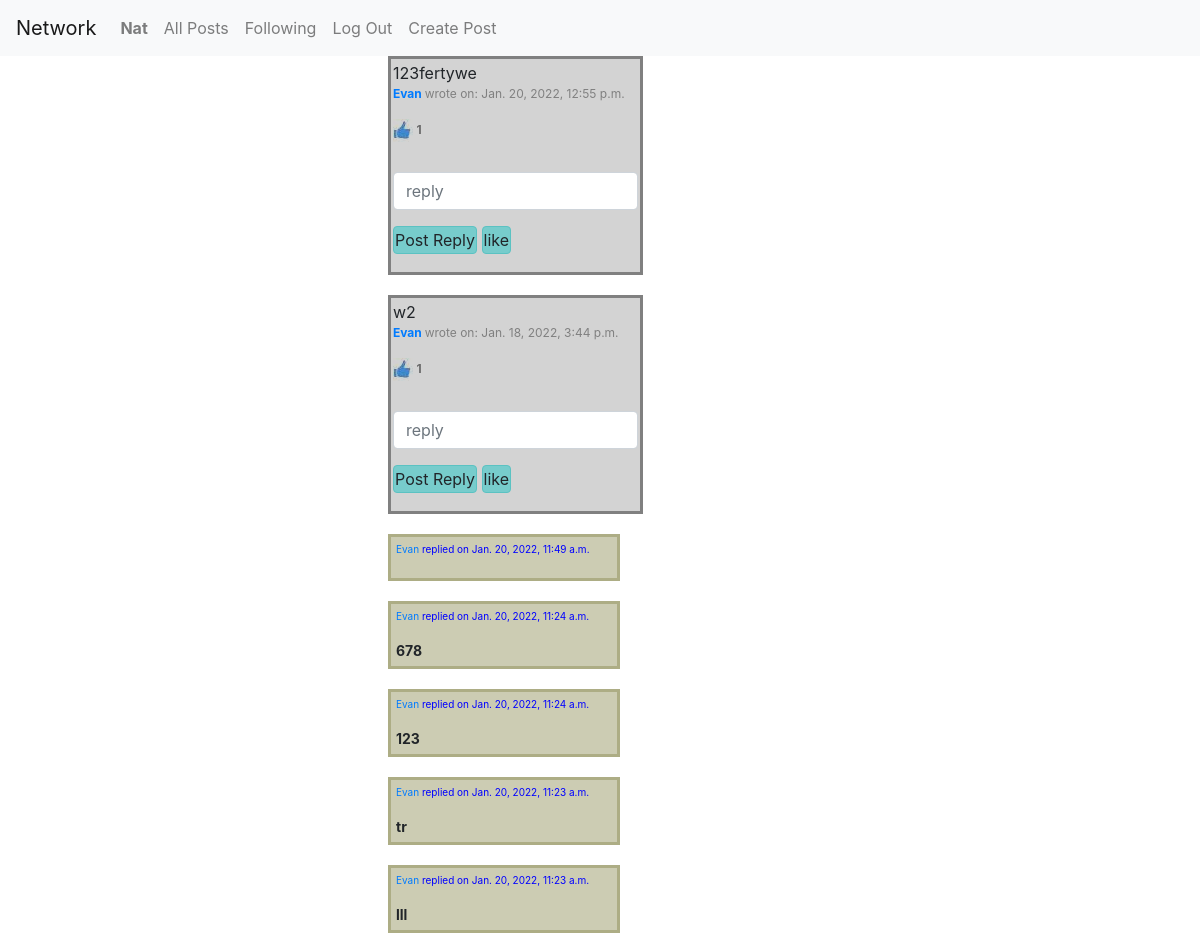
/following (signed in, upper part), run on an earlier commit of the app's database.
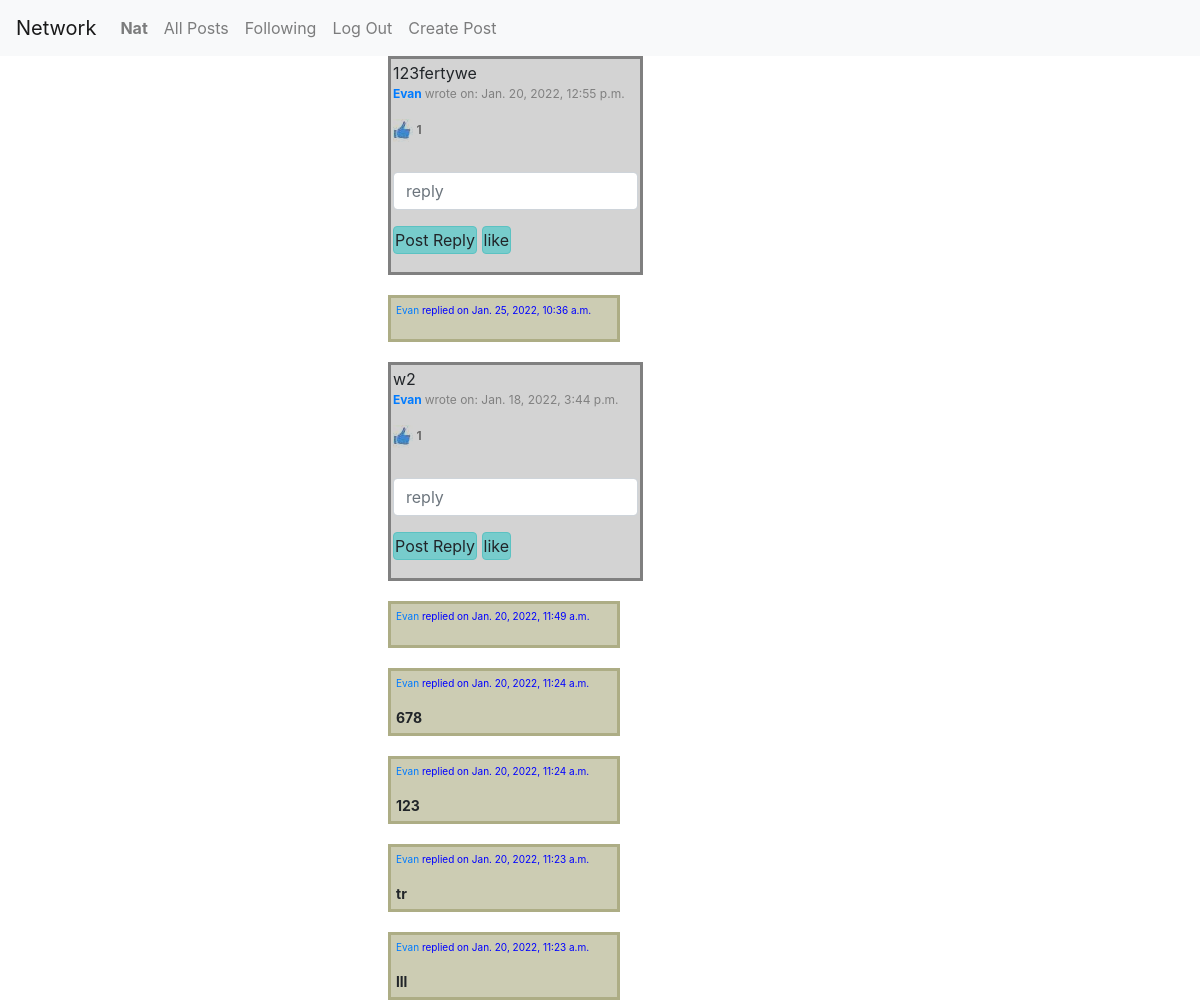
And on a later commit of the database.
### network/models.py (models this page shows, shortened)
class Mypost(models.Model):
    description=models.CharField(max_length=300)
    created_date=models.DateTimeField(default=now, editable=False)
    owner=models.ForeignKey(User, on_delete=models.CASCADE, null="TRUE", blank="TRUE")
    likes = models.ManyToManyField(User, blank="TRUE", related_name="likers")
    objects = MypostManager()

class User(AbstractUser):
    email=models.EmailField(max_length=254)
    date_joined = models.DateTimeField(default=timezone.now)
    following = models.ManyToManyField("User", blank="TRUE", related_name="followers")
    def __str__(self):
        return f"{self.username}"

class Reply(models.Model):
    reply_txt=models.CharField(max_length=150, blank="True")
    mypost_reply=models.ForeignKey(Mypost, on_delete=models.CASCADE, null="TRUE", blank="TRUE")
    created_date=models.DateTimeField(default=now, editable=False)
    lists = models.ManyToManyField(Mypost, blank="TRUE", related_name="replies")  # post_reply
    owner = models.ForeignKey(User, on_delete=models.CASCADE, null="TRUE", blank="TRUE")
    objects = ReplyManager()
    class Meta:
        ordering = ['-created_date']
    def __str__(self):
        return f"{self.reply_txt}"

### network/views.py (the view)
# urls.py: path("following",views.following, name="following")
@login_required
def following(request):
    myfollowinglist = request.user.followers.all()
    all_posts = Mypost.objects.filter(owner__in=myfollowinglist).order_by('-created_date')
    page = paging(request, all_posts)
    if request.method == "POST" and "post_reply" in request.POST:
        reply_txt = request.POST["reply_txt"]
        mypost_reply = request.POST.get("post_id")
        reply(request, reply_txt, mypost_reply)
    if request.method == "POST" and "like" in request.POST:
        mypost_like_id = request.POST.get("post_to_like_id")
        like(request,mypost_like_id)
    if request.method == "POST" and "unlike" in request.POST:
        mypost_to_unlike_id = request.POST.get("post_to_unlike_id")
        unlike(request, mypost_to_unlike_id)
    return render(request, "network/following.html",
                  {"all_posts": all_posts,"count":page.count,"page":page})

### network/views.py (called while the page is built)
def paging(request,the_posts):
    post_paginator=Paginator(the_posts,10)
    page_num = request.GET.get("page")
    return post_paginator.get_page(page_num)

### network/templates/network/following.html (shortened to what this page needs)
{% extends "network/layout.html" %}
{% load static %}
{% block body %}
{% for post in  page.object_list %}
<ul>
<div class="post">{{post.description}}
    <p style= "color:grey; font-size:12px;"> <strong><a href="{% url 'profile' post.owner_id %}" > {{post.owner}} </strong></a> wrote on: {{post.created_date}} </p>
    <p id="likes" style= "color:grey; font-size:12px;mix-blend-mode: multiply;"><img src="{% static  'network/images/like1.jpg' %}" alt="like image"> <strong>{{post.likes.all.count}}</strong>
{% if user.is_authenticated %}
        <form action="{% url 'following' %}" method="post">
        <div class="form-group">
            <input class="form-control" autofocus style="margin-top:30px" type="text" name="reply_txt" placeholder="reply">
        </div>
    <input class="btn btn-primary" type="submit" name="post_reply" value="Post Reply">
{% if  not user in post.likes.all %}
 <form action="{% url 'following' %}" method="post">
     <input class="btn btn-primary" name="like" type="submit" value="like" >
{% else %}
  <form action="{% url 'following' %}" method="post">
      {% csrf_token %}
     <input class="btn btn-primary" name="unlike" type="submit" value="unlike" >
     <input type="hidden"  name="post_to_unlike_id" value={{post.pk}}>
{% endif%}
{% endif %}
</div>
</ul>
{% for rep in post.replies.all %}
 <ul>
        <div class="replies" ><p style= "color:blue; font-size:10px;"><a href="{% url "profile" rep.owner_id %}">{{rep.owner}}</a>
            replied on {{rep.created_date}}</p> <strong>{{rep}} </strong> </div>
</ul>
{% endfor %}
    </div>
{% endfor %}
{% endblock %}

What changed in the data, as far as the page shows it:
added Reply: owner "Evan", created_date "Jan. 25, 2022, 10:36 a.m.", shown under Mypost "123fertywe"
